Frame 1 (no input): blank canvas, image omitted
Frame 60 (no input): blank canvas, image omitted
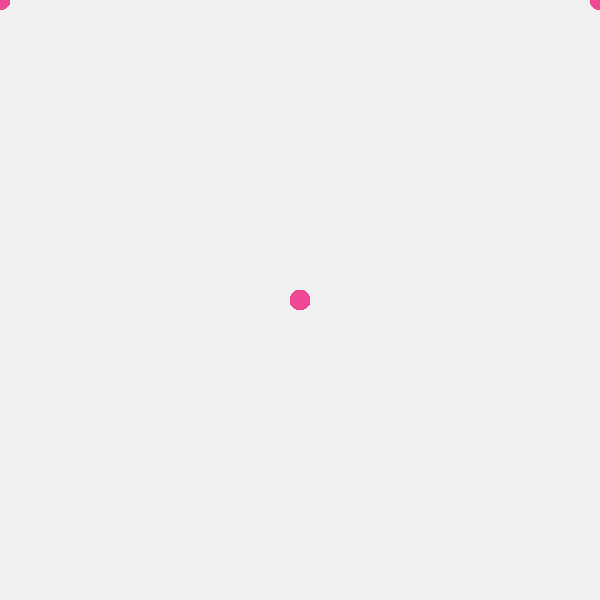
Frame 120 (the mouse pressed at the canvas centre since frame 60)

The p5.js sketch whose frames 1 and 60 were blank and that drew this single picture after the mouse press (run headless with seeded random() and noise() and a simulated clock; from frame 60 on, the mouse is pressed at the canvas centre):

// p5.js sketch
// ── sketch.js
const palette = ['#F04995', '#0EC9B4', '#F07020', '#F1E95D', '#946ECE'];

let colorIndex = 0;
let sizeVal = 20;
let col; 

const brushes = [brushCircle, brushSquare, brushStreak, brushTriangle];
let currentBrush = 0; 

function setup() {
  createCanvas(600, 600);
  background(240);
  rectMode(CENTER);
}

function draw() {
  if (keyIsDown(67) && colorIndex !== -1) {
      colorIndex = (colorIndex + 0.02) % palette.length;
    }

    if (colorIndex === -1) {
      col = color(240); 
    } else {
      col = palette[floor(colorIndex)];
    }
    
    //mirroring
    brushes[currentBrush](mouseX, mouseY, col, sizeVal);
    brushes[currentBrush](width - mouseX, mouseY, col, sizeVal);
}

// 3) Brush functions (students can customize/extend)
function brushCircle(x, y, c, s) {
  noStroke();
  fill(c);
  drawingContext.globalAlpha = 0.3;
  ellipse(x, y, s);
}

function brushSquare(x, y, c, s) {
  push();
  translate(x, y);
  rotate(frameCount * 0.05);
  noStroke();
  fill(c);
  drawingContext.globalAlpha = 0.3;
  rect(0, 0, s, s);
  pop();
}

function brushStreak(x, y, c, s) {
  stroke(c);
  strokeWeight(max(2, s / 8));
  point(x,y);
}

function brushTriangle(x, y, c, s) {
  noStroke();
  fill(c); 
  drawingContext.globalAlpha = 0.3;
  push();
  translate(x, y);
  rotate(frameCount * 0.05);
  triangle(0, -s, s, s, -s, s);
  pop();
}

// 4) Brush UI: select brush, cycle color, change size, clear
function keyPressed() {
  switch (key) {
    case '1':
      currentBrush = 0; // circle
      break;
    case '2':
      currentBrush = 1; // square
      break; 
    case '3':
      currentBrush = 2; // streak
      break;
    case '4':
      currentBrush = 3; // triangle
      break;
  }
  if (key == 'C' || key == 'c') {
    colorIndex = (colorIndex + 1) % palette.length; 
  }
  if (key == 'E'|| key == 'e') {
    colorIndex = -1;
  }
  if (key == '+' || key == '=') {
    sizeVal += 4;
  }
  if (key == '-' || key == '_') {
    sizeVal = max(4, sizeVal - 4);
  } 
  if (key == 'X' || key == 'x') {
    background(240); 
  } 
}
